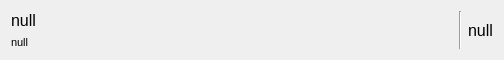
<?xml version="1.0" encoding="UTF-8"?>
<ui version="4.0">
 <class>ItemWIdget</class>
 <widget class="QWidget" name="ItemWIdget">
  <property name="geometry">
   <rect>
    <x>0</x>
    <y>0</y>
    <width>504</width>
    <height>60</height>
   </rect>
  </property>
  <property name="sizePolicy">
   <sizepolicy hsizetype="Preferred" vsizetype="Fixed">
    <horstretch>0</horstretch>
    <verstretch>0</verstretch>
   </sizepolicy>
  </property>
  <property name="minimumSize">
   <size>
    <width>0</width>
    <height>60</height>
   </size>
  </property>
  <property name="maximumSize">
   <size>
    <width>16777215</width>
    <height>60</height>
   </size>
  </property>
  <property name="windowTitle">
   <string>Form</string>
  </property>
  <layout class="QHBoxLayout" name="horizontalLayout_2">
   <item>
    <layout class="QHBoxLayout" name="horizontalLayout">
     <item>
      <layout class="QVBoxLayout" name="verticalLayout">
       <item>
        <widget class="QLabel" name="left_top">
         <property name="font">
          <font>
           <pointsize>12</pointsize>
          </font>
         </property>
         <property name="text">
          <string>null</string>
         </property>
        </widget>
       </item>
       <item>
        <widget class="QLabel" name="left_bottom">
         <property name="font">
          <font>
           <pointsize>8</pointsize>
          </font>
         </property>
         <property name="text">
          <string>null</string>
         </property>
        </widget>
       </item>
      </layout>
     </item>
     <item>
      <spacer name="horizontalSpacer">
       <property name="orientation">
        <enum>Qt::Horizontal</enum>
       </property>
       <property name="sizeHint" stdset="0">
        <size>
         <width>40</width>
         <height>20</height>
        </size>
       </property>
      </spacer>
     </item>
     <item>
      <widget class="Line" name="line">
       <property name="orientation">
        <enum>Qt::Vertical</enum>
       </property>
      </widget>
     </item>
     <item>
      <widget class="QLabel" name="right">
       <property name="font">
        <font>
         <pointsize>12</pointsize>
        </font>
       </property>
       <property name="text">
        <string>null</string>
       </property>
      </widget>
     </item>
    </layout>
   </item>
  </layout>
 </widget>
 <resources/>
 <connections/>
</ui>
